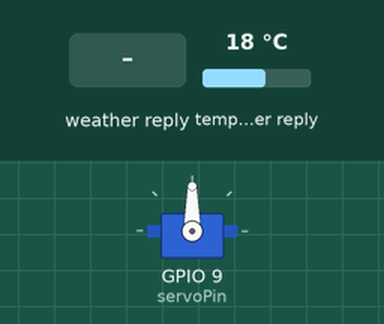
Recording of a sketch running on a simulated ESP8266 (NodeMCU). On the bench: servo. The test bench sets the inputs (shaded band); at power-on: temperature in the weather reply 18 °C. WiFi joins after 1.5 s; servers stay silent unless stated; a WiFi scan finds three made-up networks; web services answer with replies made up by the test bench; what the sketch prints to the serial monitor is not drawn.

Above: at 4.8 s.
4.9 s: weather in the web reply set to Clear
At 7.0 s:
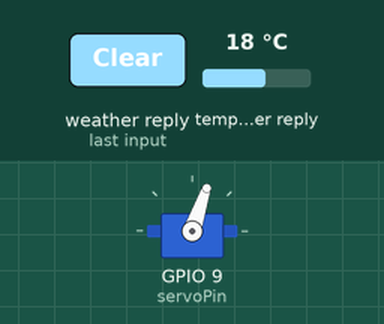
7.4 s: weather in the web reply set to Rain
12.1 s: weather in the web reply set to Snow
Timing chart, 0 to 15.1 s (numbered marks = the images above; inputs shaded):
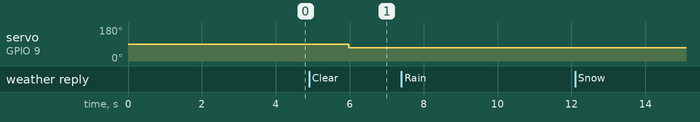

Measured:
- after the input at 7.4 s, every drawn part: stays the same
- after the input at 12.1 s, every drawn part: stays the same

The sketch:

MOOC_FOC_TP_ServoGirouette.ino
```cpp
/*  MOOC Fabriquer un objet connecté
    Mines-Télécom - Plateforme FUN
    TP2 - La servogirouette.

* Solution inspirée des programmes :
 - WiFiScan.ino (pour le scan des réseaux WiFi)
 - WiFiClient_simple.ino (Connexion en client)
 - WiFiClient-compteur.ino (Connexion au serveur)
 - WiFiTemperature.ino (Retourne la valeur par l'api)

 Programme réalisé par José Relland le 24 mai 2016
 dans le cadre du TP2 - La servogirouette.

 Objectif :
 Récupéré la direction du vent
 sur le site web openweathermap.org
 pour sa/une ville
 Info ici :
 http://openweathermap.org/current

 API model :
 api.openweathermap.org/data/2.5/weather?q={city name},{country code}
 Mot-clé : \"deg\":"

Compte JRelland
 La clé "Défault" : e4bcaff37fdcebe73ea8bda899e655fd

**************************************
    Compilation vérifiée dans IDE Arduino
    mais pas testé sur un ESP8266 :(
**************************************

*/

  // Déclaration de l'ESP8266 pour le WiFi
  #include <ESP8266WiFi.h>

  // Déclaration pour le servomoteur
  #include <Servo.h>

  // Pour la connexion internet de votre système
const char* mySSID = "Votre SSID" ;        // Le mien est WifiJRD !
const char* myPassword = "Mon PassWord" ;   // Confidentiel
      int ssidFlag = 0 ;                   // Mise à zéro flag vérifiant la présence de mon réseau

  // Pour la connexion au serveur distant
const char* myHost = "api.openweathermap.org" ;   // le serveur où aller chercher l'info
const int httpPort = 80 ;
const char* apiKey = "e4bcaff37fdcebe73ea8bda899e655fd" ;  // La clé de mon compte
const char* myTown = "Troyes, fr" ;                        // la ville et le pays

  // Construction de le requête pour questionner le site pour
  // (host)/data/2.5/weather?q={city name},{country code}
String url = String("/data/2.5/weather?q=") + myTown + "&appid=" + apiKey ;

String myKeyword = String("\"deg\":") ;   // Chaîne caractère dans JSON pour "deg":
bool inBody = false ;      // Gestion de l'en-tête :)

int directionVent ;        // C'est un integer (me semble-t-il :)

  // Pour le pilotage du servomoteur
 Servo myServo ;          // Objet Servo
 const int servoPin = 9 ; // Pilotage du servomoteur


void setup() {
  // Vitesse imposée par l'ESP8266
  Serial.begin(115200) ;              // vitesse imposée par l'ESP8266

// ************************************************************************
  // Pour vérifier si votre WiFi est là (uniquement au lancement)
  // Liste dans moniteur série

  Serial.println("Recherche des réseaux WiFi") ;

  WiFi.mode(WIFI_STA) ;               // En client
  WiFi.disconnect() ;                 // Pour ne pas être en point d'accès
  delay(100) ;

  int n = WiFi.scanNetworks();         // Compte les réseaux WiFi

  if (n==0)
  {
    Serial.println("Aucun réseau trouvé") ;     // Il n'y a pas de réseau dans le secteur :(
  }
  else
  {
    Serial.print(n) ;
    Serial.print(" réseaux trouvés") ;

    for (int i = 0; i<n; ++i)
    {
      Serial.print(i + 1) ;
      Serial.print(" : ") ;
      Serial.print(WiFi.SSID(i)) ;            // Relève le nom du réseau WiFi
      if (WiFi.SSID(i) == mySSID) {
        ssidFlag = 1 ;                      // Flag pour présence de mon réseau :)
      }
      Serial.print(" (") ;
      Serial.print(WiFi.RSSI(i)) ;            // Relève la puissance
      Serial.print(") ") ;
      Serial.println((WiFi.encryptionType(i) == ENC_TYPE_NONE)?" ":"*") ;
      delay(10) ;
    }
  }

  // On peut imaginer un programme vérifiant son SSID :)
  if (ssidFlag == 1) {
    Serial.println("Mon réseau est présent :)") ;
  }
  else {
    Serial.println("Mon réseau n'a pas été trouvé ! :( ") ;
  }
  Serial.println("Fin de la lecture des réseaux Wifi") ;
 // ************************************************************************


 // ************************************************************************
  // Connection à l'internet
  Serial.print("Connexion au WiFi de ") ;
  Serial.println(mySSID) ;

  WiFi.begin(mySSID, myPassword) ;

  while (WiFi.status() != WL_CONNECTED) {
    delay(500) ;
    Serial.print(".") ;
  }

  Serial.print("") ;
  Serial.println("WiFi Connecté") ;
  Serial.print("Adresse IP du module ESP : ") ;
  Serial.println(WiFi.localIP()) ;                // Affiche l'adresse IP de l'ESP
  Serial.print("Adresse IP de la box : ") ;
  Serial.println(WiFi.gatewayIP()) ;                // Affiche l'adresse IP de la box

 // ************************************************************************

  // Attache le servo
  myServo.attach(servoPin) ;

}

void loop() {

 // ************************************************************************
  // Interrgation du serveur via la requête API

  Serial.print("Connexion au serveur  : ") ;
  Serial.println(myHost) ;

  WiFiClient myClient ;           // Rôle du client par rapport au serveur

  if(!myClient.connect(myHost, httpPort)) {       //Pour se connecter au serveur
    Serial.println("Connexion non réussie") ;
    return ;                    // Je ne connaissais pas !
  }

  myClient.print(String("GET") + url + "HTTP/1.1\r\n" +
                  "Host: " + myHost + "\r\n" +
                  "Connection: close\r\n\r\n") ;

  delay(1000) ;

    // Ici, l'information venant du serveur est détectée
  while(myClient.available())
  {
  String line = myClient.readStringUntil('\r') ;    // Découpe à la ligne avec /r
  Serial.print(line) ;

    // Ici, la ligne est interprétée pour extraire notre information
  if (line.length() == 1) inBody = true ;         // Ligne vide, le 1 pour le caractère de ligne vide
  if (inBody)
    {
    int pos = line.indexOf(myKeyword) ;

      if (pos > 0)
      {
      // indexOf donne la position du début du mot
      // + sa longueur = pos devient le début du mot suivant
        pos += myKeyword.length() ;

        Serial.println(&line[pos]) ;

      // Direction du vent, valeur comprise entre 0 et 360°
        directionVent = atof(&line[pos]) ;

      } /*Fin récupération flottant */

    } /* Fin de la recherche */

  } /* Fin de l'écoute des données  */

 // ************************************************************************


 // ************************************************************************
  // Pilotage de la girouette !
  // Retirer 179° à la variable "directionVent" (à cause du servomoteur :)

  int commandeGirouette = directionVent - 179 ;   // Pilotage de la girouette

  // print the results to the serial monitor:
  Serial.print("Direction du vent = ");
  Serial.print(directionVent);
  Serial.print("\t Cde servo = ");
  Serial.println(commandeGirouette);

  myServo.write(commandeGirouette) ;      // Pilote la girouette
  delay(15) ;                              // tempo

 // ************************************************************************

}  /* Fin de la boucle et du programme :) */
```
